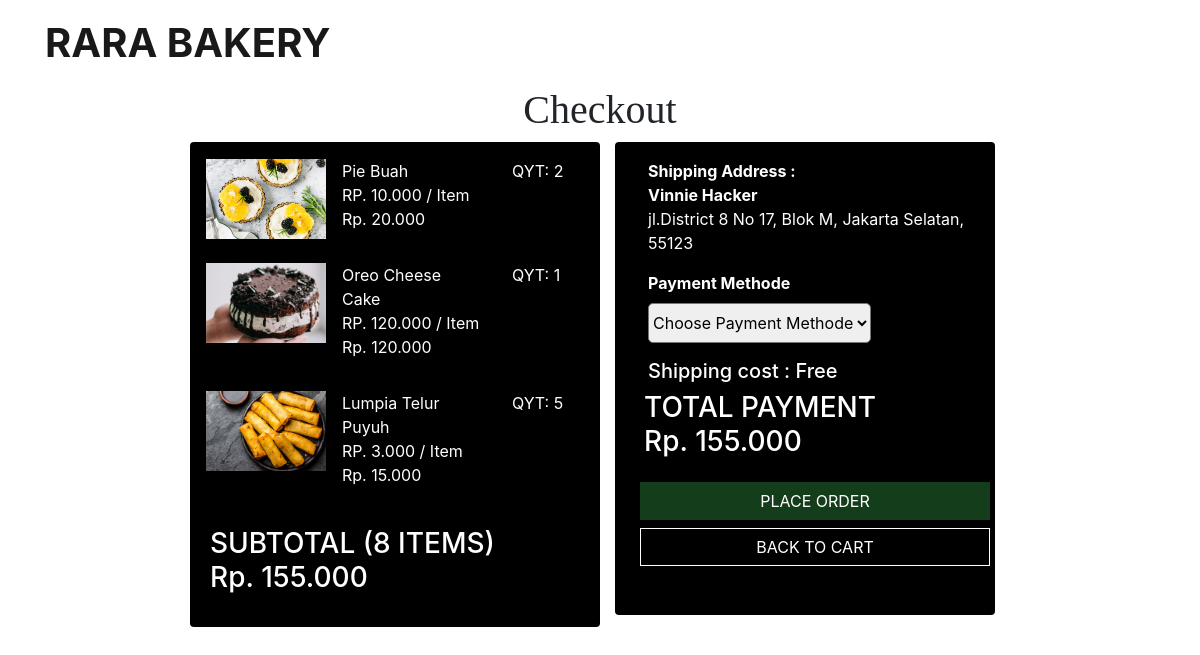
/checkout.php (signed in), run on the app's committed database.
### tables this page shows
CREATE TABLE `product` (
  `id` int(5) NOT NULL,
  `name` varchar(50) NOT NULL,
  `description` varchar(500) NOT NULL,
  `price` int(6) NOT NULL,
  `foto` varchar(225) NOT NULL,
  `category` varchar(100) NOT NULL
);

CREATE TABLE `cart` (
  `id` int(10) NOT NULL,
  `id_user` int(10) NOT NULL,
  `id_product` int(10) NOT NULL,
  `jumlah` int(100) NOT NULL
);

CREATE TABLE `user` (
  `id` int(5) NOT NULL,
  `name` varchar(50) NOT NULL,
  `email` varchar(30) NOT NULL,
  `password` varchar(30) NOT NULL,
  `address` varchar(250) NOT NULL,
  `phone` varchar(20) NOT NULL
);

### checkout.php (the view, shortened to what this page needs)
<!DOCTYPE html>
<html>
<head>
	<link rel="stylesheet" type="text/css" href="bootstrap/css/bootstrap.css">
	<link rel="stylesheet" type="text/css" href="bootstrap/js/bootstrap.js">
    <link rel="stylesheet" type="text/css" href="style.css">
</head>
<body>
	 <nav class="navbar navbar-expand-lg navbar-light  " id="mainNav">
            <div class="container">
                <a class="navbar-brand js-scroll-trigger font-weight-bold" href="#page-top" style="font-size: 40px;">RARA BAKERY</a>
            </div>
        </nav>
     <h1 class="text-center" style="font-family: times;">Checkout</h1>
	<div class="row">
   		<div class="col-md-2"></div>
   		<div class="col-md-4 card text-white pb-4" style="background-color: #000000;">
	<?php
	include "koneksi.php";
		$email = $_SESSION['email'];
		$subtotal=0;
    $jumlahitem=0;
		 if(!empty($_SESSION['email']))
   	 	{
		 $query = mysqli_query($konek, "SELECT * FROM user where email='$email'");
       	 while($data2=mysqli_fetch_array($query)){
       	 $id_user=$data2['id'];
       	 }
    	}
		  	$data = mysqli_query($konek,"select * from cart where id_user='$id_user'");
   		 	while($d = mysqli_fetch_array($data)){
   		 	$id_product = $d['id_product'];
   		 	$dataa = mysqli_query($konek,"select * from product where id='$id_product'");
   			while($a = mysqli_fetch_array($dataa)){
   		 	?>
   		 			<div class="row mt-3 ">
   		 				<div class="col-md-4"><img style="width: 120px;" src="gambarupload/<?php echo $a['foto']; ?>"  alt="..."></div>
   		 				<div class="col-md-5">
   		 					<p class="mb-0"><?php echo $a['name'];?></p>
   		 					<p class="mb-0">RP. <?php  echo number_format($a['price'], 0, ".", ".");?> / Item</p>
   		 					<p>Rp. <?php $totalperitem =  $d['jumlah']*$a['price']; echo number_format($totalperitem, 0, ".", ".");?> </p>
   		 				</div>
              <div class="col-md-3"> <p class="mb-0"> QYT: <?php echo $d['jumlah'];?></p></div>
   		 			</div>
    	   <?php
          $jumlahitem = $jumlahitem + $d['jumlah'];
   		   $subtotal = $subtotal+ $totalperitem; }}
	        ?>
         <h3 class="mt-4 ml-1">SUBTOTAL (<?php echo $jumlahitem; ?> ITEMS) <br> Rp. <?php echo number_format($subtotal, 0, ".", "."); ?></h3>
   		  </div>
   		 	<div class="col-md-4">
         <div class="card px-4 text-white"  style="background-color: #000000;">
            <?php
              $data = mysqli_query($konek,"select * from user where email='$email'");
              $d = mysqli_fetch_array($data);
             ?>
             <p class="ml-2 mt-3"><b>Shipping Address :<br><?php echo $d['name']; ?></b><br> <?php echo $d['address']; ?></p>
             <form action="orderProsses.php" method="POST">
                  <div class="form-group ml-2">
                       <label for="exampleInputPassword1"><b>Payment Methode</b></label><br>
                       <select name="method" id="kategori" style="border-radius: 5px; height: 40px;">
                        <option disabled="" selected="">Choose Payment Methode</option>
                       </select>
                  </div>
                  <h5 class="ml-2"> Shipping cost : Free </h5>
                   <h3 class="mt-1 ml-1">TOTAL PAYMENT<br> Rp. <?php echo number_format($subtotal, 0, ".", "."); ?></h3>
                  <button type="submit" name="submit" class="btn btn-armyy mt-3 text-center" style="width: 350px;"> PLACE ORDER</button>
            </form>
              <a href="cart.php" class="btn btn-taransparant mb-5 mt-2" style="width: 350px;">BACK TO CART</a>
         </div>
        </div>
        <div class="col-md-2"></div>
  </div>
  <br>
</body>
</html>

### style.css (style rules this page uses)
.btn-armyy { color: #ffffff; background-color: #143d1b; border-color: #143d1b; border-radius: 0px; }
.btn-taransparant { color: #ffffff; background-color: transparent; border-color: #ffffff; border-radius: 0px; }

### data on the page
cart: jumlah.price "20.000", jumlah "2"
product: foto (picture), name "Pie Buah", price "10.000"
cart: jumlah.price "120.000", jumlah "1"
product: foto (picture), name "Oreo Cheese Cake", price "120.000"
cart: jumlah.price "15.000", jumlah "5"
product: foto (picture), name "Lumpia Telur Puyuh", price "3.000"
user: name "Vinnie Hacker", address "jl.District 8 No 17, Blok M, Jakarta Selatan, 55123"

### other printed values
$jumlahitem "8"
$subtotal "155.000"
